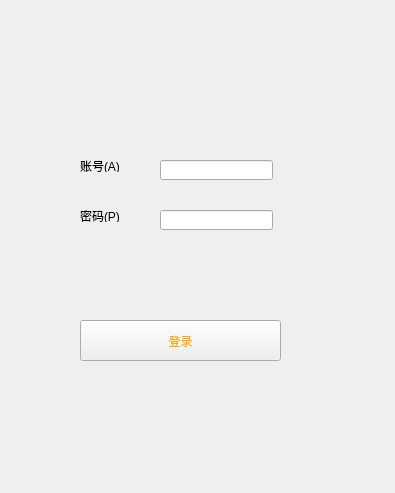
<?xml version="1.0" encoding="UTF-8"?>
<ui version="4.0">
 <class>Form</class>
 <widget class="QWidget" name="Form">
  <property name="geometry">
   <rect>
    <x>0</x>
    <y>0</y>
    <width>395</width>
    <height>493</height>
   </rect>
  </property>
  <property name="windowTitle">
   <string>Form</string>
  </property>
  <widget class="QLabel" name="label">
   <property name="geometry">
    <rect>
     <x>80</x>
     <y>160</y>
     <width>54</width>
     <height>12</height>
    </rect>
   </property>
   <property name="text">
    <string>账号(&amp;A)</string>
   </property>
   <property name="buddy">
    <cstring>lineEdit</cstring>
   </property>
  </widget>
  <widget class="QLabel" name="label_2">
   <property name="geometry">
    <rect>
     <x>80</x>
     <y>210</y>
     <width>54</width>
     <height>12</height>
    </rect>
   </property>
   <property name="text">
    <string>密码(&amp;P)</string>
   </property>
   <property name="buddy">
    <cstring>lineEdit_2</cstring>
   </property>
  </widget>
  <widget class="QLineEdit" name="lineEdit">
   <property name="geometry">
    <rect>
     <x>160</x>
     <y>160</y>
     <width>113</width>
     <height>20</height>
    </rect>
   </property>
  </widget>
  <widget class="QLineEdit" name="lineEdit_2">
   <property name="geometry">
    <rect>
     <x>160</x>
     <y>210</y>
     <width>113</width>
     <height>20</height>
    </rect>
   </property>
   <property name="echoMode">
    <enum>QLineEdit::Password</enum>
   </property>
  </widget>
  <widget class="QPushButton" name="pushButton">
   <property name="geometry">
    <rect>
     <x>80</x>
     <y>320</y>
     <width>201</width>
     <height>41</height>
    </rect>
   </property>
   <property name="styleSheet">
    <string notr="true">color: rgb(255, 170, 0);
border-image: url(:/lk/images/close_pic.png);</string>
   </property>
   <property name="text">
    <string>登录</string>
   </property>
  </widget>
 </widget>
 <resources>
  <include location="../test_source.qrc"/>
 </resources>
 <connections>
  <connection>
   <sender>pushButton</sender>
   <signal>clicked()</signal>
   <receiver>Form</receiver>
   <slot>check_login()</slot>
   <hints>
    <hint type="sourcelabel">
     <x>221</x>
     <y>345</y>
    </hint>
    <hint type="destinationlabel">
     <x>304</x>
     <y>378</y>
    </hint>
   </hints>
  </connection>
 </connections>
 <slots>
  <slot>check_login()</slot>
 </slots>
</ui>
